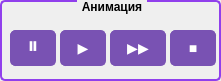
   <widget class="QGroupBox" name="groupBox">
    <property name="geometry">
     <rect>
      <x>10</x>
      <y>9</y>
      <width>221</width>
      <height>81</height>
     </rect>
    </property>
    <property name="font">
     <font>
      <bold>true</bold>
     </font>
    </property>
    <property name="styleSheet">
     <string notr="true">QGroupBox {
     background-color: qlineargradient(x1: 0, y1: 0, x2: 0, y2: 1,
                                       stop: 0 #E0E0E0, stop: 1 #FFFFFF);
     border: 2px solid rgb(144, 63, 236);
     border-radius: 5px;
     margin-top: 0ex; /* оставляем пространство вверху для заголовка */
 }

 QGroupBox::title {
     subcontrol-origin: margin;
     subcontrol-position: top center; /* помещаем вверху по центру */
     padding: 0 3px;
     background-color: qlineargradient(x1: 0, y1: 0, x2: 0, y2: 1,
                                       stop: 0 #FFOECE, stop: 1 #FFFFFF);
 }</string>
    </property>
    <property name="title">
     <string>Анимация</string>
    </property>
    <widget class="QPushButton" name="stop">
     <property name="geometry">
      <rect>
       <x>10</x>
       <y>30</y>
       <width>61</width>
       <height>51</height>
      </rect>
     </property>
     <property name="styleSheet">
      <string notr="true">QPushButton {
	padding: 0 15px;
	margin: 0 15px 15px 0;
	outline: none;
	border: 1px solid #7952b3;  
	border-radius: 5px;
	height: 38px;
	line-height: 38px;
	font-size: 14px;
	font-weight: 600;
	text-decoration: none;
	color: #fff;
	background-color: #7952b3;
}
QPushButton:flat {
    border: true; 
}
QPushButton:pressed {
	background-color: #61428f;
	border-color: #61428f;
}
QPushButton:disabled {
	opacity: 0.65;
}</string>
     </property>
     <property name="text">
      <string>⏸</string>
     </property>
    </widget>
    <widget class="QPushButton" name="start">
     <property name="geometry">
      <rect>
       <x>60</x>
       <y>30</y>
       <width>61</width>
       <height>51</height>
      </rect>
     </property>
     <property name="styleSheet">
      <string notr="true">QPushButton {
	padding: 0 15px;
	margin: 0 15px 15px 0;
	outline: none;
	border: 1px solid #7952b3;  
	border-radius: 5px;
	height: 38px;
	line-height: 38px;
	font-size: 14px;
	font-weight: 600;
	text-decoration: none;
	color: #fff;
	background-color: #7952b3;
}
QPushButton:flat {
    border: true; 
}
QPushButton:pressed {
	background-color: #61428f;
	border-color: #61428f;
}
QPushButton:disabled {
	opacity: 0.65;
}</string>
     </property>
     <property name="text">
      <string>▶</string>
     </property>
    </widget>
    <widget class="QPushButton" name="full_end">
     <property name="geometry">
      <rect>
       <x>170</x>
       <y>30</y>
       <width>61</width>
       <height>51</height>
      </rect>
     </property>
     <property name="styleSheet">
      <string notr="true">QPushButton {
	padding: 0 15px;
	margin: 0 15px 15px 0;
	outline: none;
	border: 1px solid #7952b3;  
	border-radius: 5px;
	height: 38px;
	line-height: 38px;
	font-size: 14px;
	font-weight: 600;
	text-decoration: none;
	color: #fff;
	background-color: #7952b3;
}
QPushButton:flat {
    border: true; 
}
QPushButton:pressed {
	background-color: #61428f;
	border-color: #61428f;
}
QPushButton:disabled {
	opacity: 0.65;
}</string>
     </property>
     <property name="text">
      <string>■</string>
     </property>
    </widget>
    <widget class="QPushButton" name="pushButton_5">
     <property name="geometry">
      <rect>
       <x>110</x>
       <y>30</y>
       <width>71</width>
       <height>51</height>
      </rect>
     </property>
     <property name="styleSheet">
      <string notr="true">QPushButton {
	padding: 0 15px;
	margin: 0 15px 15px 0;
	outline: none;
	border: 1px solid #7952b3;  
	border-radius: 5px;
	height: 38px;
	line-height: 38px;
	font-size: 14px;
	font-weight: 600;
	text-decoration: none;
	color: #fff;
	background-color: #7952b3;
}
QPushButton:flat {
    border: true; 
}
QPushButton:pressed {
	background-color: #61428f;
	border-color: #61428f;
}
QPushButton:disabled {
	opacity: 0.65;
}</string>
     </property>
     <property name="text">
      <string>▶▶</string>
     </property>
    </widget>
   </widget>
